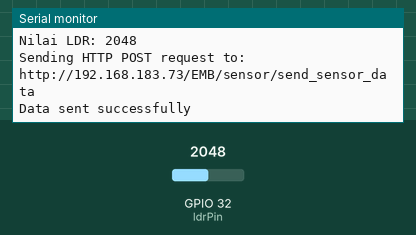
Simulated run of this sketch. Board: ESP32. Parts: the last lines printed to the serial monitor. The inputs (shaded band) are chosen by the test bench; at power-on: GPIO 32 (ldrPin) = 2048. WiFi joins after 1.5 s; servers stay silent unless stated; uploads are accepted with an empty reply.

Above: at 3.2 s.
3.3 s: GPIO 32 (ldrPin) set to 2866
At 3.38 s:
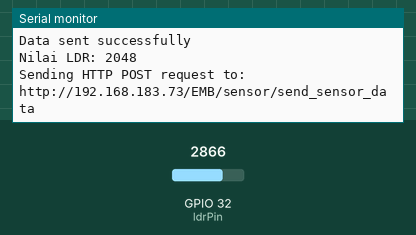
4.8 s: GPIO 32 (ldrPin) set to 3603
At 4.89 s:
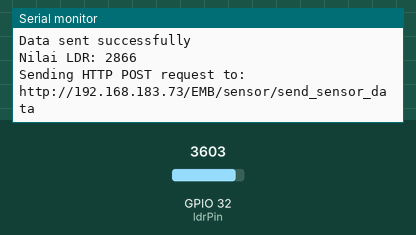
Timing chart, 0 to 7.8 s (numbered marks = the images above; inputs shaded):
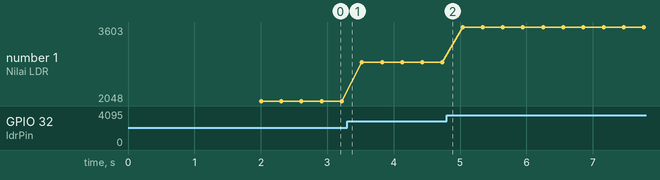

The sketch:

project_emb.ino
```cpp
#include <TimeLib.h>
#include <WiFi.h>
#include <HTTPClient.h>

const char* ssid = "EMB";
const char* password = "123456789";

const int ldrPin = 32;
const int interval = 1;
const int readingsPerInterval = 10;
const int startHour = 6;
const int startMinute = 0;
const int endHour = 18;
const int endMinute = 0;


void setup() {
  Serial.begin(115200);
  pinMode(ldrPin, INPUT);
  setTime(startHour, startMinute, 0, 1, 1, 2023);

  WiFi.begin(ssid, password);
  while (WiFi.status() != WL_CONNECTED) {
    delay(1000);
    Serial.println("Connecting to WiFi...");
  }
  Serial.println("Connected to WiFi");
}

void loop() {
 time_t currentTime = now();
  int currentHour = hour(currentTime);
  int currentMinute = minute(currentTime);

  if (currentHour >= startHour && currentHour < endHour && currentMinute >= startMinute) {
    int elapsedMinutes = (currentHour - startHour) * 60 + (currentMinute - startMinute);

    if (elapsedMinutes % interval == 0) {
      for (int i = 0; i < readingsPerInterval; i++) {
        int ldrValue = analogRead(ldrPin);

        Serial.print("Nilai LDR: ");
        Serial.println(ldrValue);

        sendSensorData(ldrValue); // Mengirim data sensor ke server PHP

        delay(100);
      }

      delay(1000 * 60 * (interval - 1));
    }
  }

  if (currentHour >= endHour && currentMinute >= endMinute) {
    while (true) {
      // Berhenti dan tidak melakukan apa pun
    }
  }
}

void sendSensorData(int ldrValue) {
  HTTPClient http;

  String postData = "ldrValue=" + String(ldrValue);
  String serverURL = "http://192.168.183.73/EMB/sensor/send_sensor_data";
  Serial.print("Sending HTTP POST request to: ");
  Serial.println(serverURL);

  http.begin(serverURL);
  http.addHeader("Content-Type", "application/x-www-form-urlencoded");
  int httpResponseCode = http.POST(postData);
  if (httpResponseCode == 200) {
    Serial.println("Data sent successfully");
  } else {
    Serial.print("HTTP Error code: ");
    Serial.println(httpResponseCode);
  }


  http.end();
}
```

Measured:
- plotted number 1: 2048 → 2866 after the input at 3.3 s, 2866 → 3603 after the input at 4.8 s
